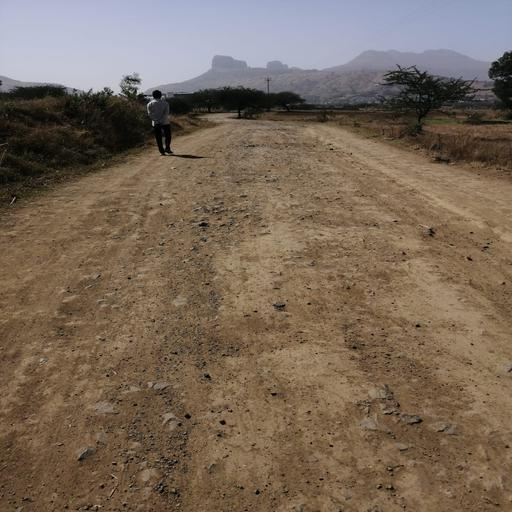
#> input picture Project/image13.jpg, 512 x 512 px, found by its file name
$ jupyter execute --allow-errors 'Unpaved Road Final Version 3.ipynb'
#> lines starting #> are read from the running program, lines starting #| are printed output that depends on the picture; after the words box and inside, x2 and y2 are one past the last pixel; in counts of white or black regions, pixels touching at a corner belong together
#> further down, img1 is the input picture: shape (512, 512, 3); mean B, G, R 89, 104.3, 120.7
[cell 1]
import numpy as np
import skimage.io as io
import skfuzzy as fuzz
import tensorflow as tf
import cv2 as cv
import matplotlib.pyplot as plt
import numpy as np
import skimage.io as io

[cell 2]
# Step 1: Vanishing line detection
def detect_vanishing_line(Ir_image):
    # Perform vanishing line detection using the normal distribution
    # Return the vanishing line coordinates
    gray=cv.cvtColor(img1, cv.COLOR_BGR2GRAY)
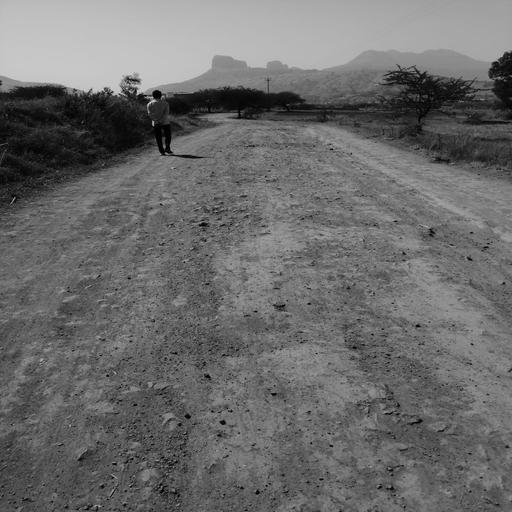
#> gray: shape (512, 512); min 0, max 220, mean 107.4
    edges=cv.Canny(gray,50,150,apertureSize=3)
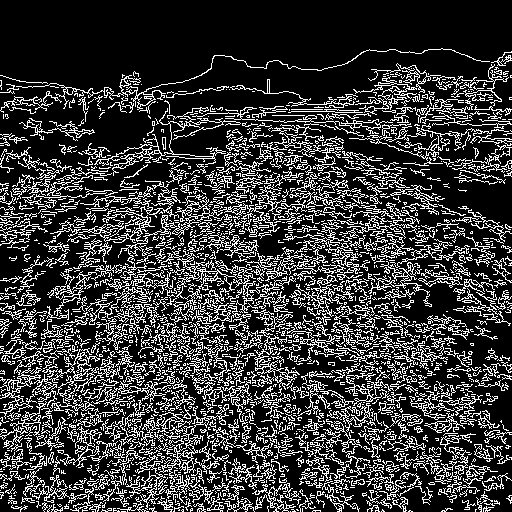
#> edges: shape (512, 512); 22.7% white in thin lines or dots
    lines = cv.HoughLines(edges, 1, np.pi/180, 250)
#> lines = 27 rows, first 8: [392, 0.785], [402, 0.785], [344, 0.785], [400, 0.785], [409, 0.785], [395, 0.785], [416, 0.785], [378, 0.785]
    for line in lines:
        rho, theta = line[0]
        a = np.cos(theta)
        b = np.sin(theta)
        x0 = a*rho
        y0 = b*rho
        x1 = int(x0 + 1000*(-b))
        y1 = int(y0 + 1000*(a))
        x2 = int(x0 - 1000*(-b))
        y2 = int(y0 - 1000*(a))
        cv.line(img1,(x1,y1),(x2,y2),(0,0,255),1)
#> this loop made 27 passes
#> (rho, theta, a, x0, y0, x1, y1, x2) on passes 1 to 12: (392, 0.785, 0.707, 277.2, 277.2, -429, 984, 984), (402, 0.785, 0.707, 284.3, 284.3, -422, 991, 991), (344, 0.785, 0.707, 243.2, 243.2, -463, 950, 950), (400, 0.785, 0.707, 282.8, 282.8, -424, 989, 989), (409, 0.785, 0.707, 289.2, 289.2, -417, 996, 996), (395, 0.785, 0.707, 279.3, 279.3, -427, 986, 986), (416, 0.785, 0.707, 294.2, 294.2, -412, 1001, 1001), (378, 0.785, 0.707, 267.3, 267.3, -439, 974, 974), (332, 0.785, 0.707, 234.8, 234.8, -472, 941, 941), (18, 2.36, -0.707, -12.73, 12.73, -719, -694, 694), (390, 0.785, 0.707, 275.8, 275.8, -431, 982, 982), (397, 0.785, 0.707, 280.7, 280.7, -426, 987, 987)
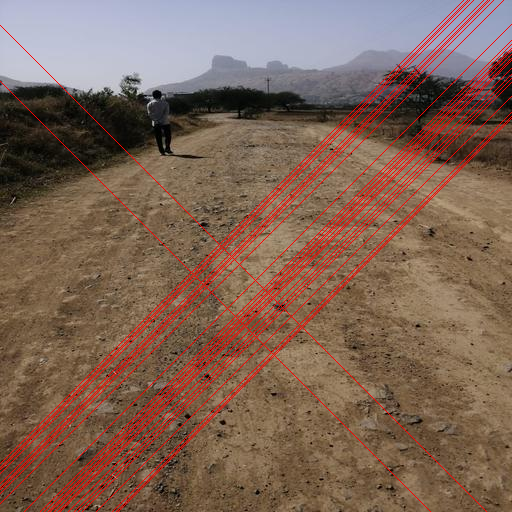
#> img1: shape (512, 512, 3); 4.68% of pixels changed, all inside (x1, y1, x2, y2) = (0, 0, 512, 512)
    vanishing_line = Ir_image

    return vanishing_line

[cell 3]
img1 = cv.imread('Image13.jpg')
vanishing_img=detect_vanishing_line(img1)
plt.imshow(vanishing_img)

[cell 4]
def segment_image(image):
    # Perform image segmentation using the double-Otsu algorithm
    # Return the segmented image
    gray = cv.cvtColor(image, cv.COLOR_BGR2GRAY)
    # Apply median filter for Smoothing the image
    gray = cv.medianBlur(gray, 5)
    # Apply double-Otsu thresholding to segment the image
    _, segmented_image = cv.threshold(gray, 0, 255, cv.THRESH_BINARY + cv.THRESH_OTSU)
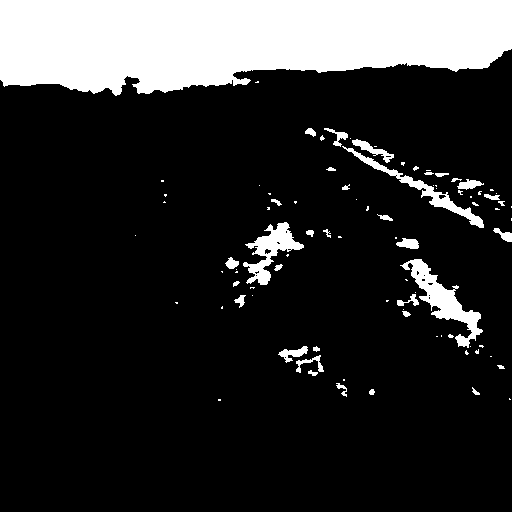
#> segmented_image: shape (512, 512); 17.8% white; 89 white regions (54 under 20 px), largest, box (x1, y1, x2, y2) and area: (0, 0, 512, 96) 39429, (400, 259, 483, 348) 1992, (243, 222, 304, 285) 1415

    return segmented_image

[cell 5]
# Step 2: Image segmentation
segmented_image = segment_image(vanishing_img)

# Display the segmented image
plt.imshow(segmented_image)

[cell 6]
# Remove small clusters
kernel = np.ones((5,5),np.uint8)
opening = cv.morphologyEx(segmented_image,cv.MORPH_OPEN,kernel, iterations = 3) #First perfom Erosion then Dilation
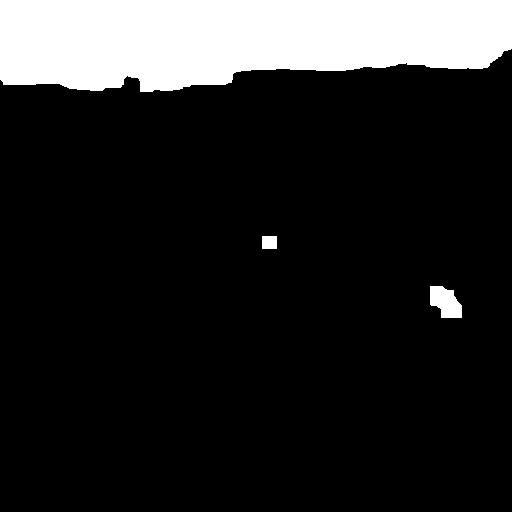
#> opening: shape (512, 512); 15.3% white; 3 white regions, box (x1, y1, x2, y2) and area: (0, 0, 512, 92) 39052, (430, 286, 462, 318) 743, (262, 236, 277, 249) 195

[cell 7]
plt.imshow(opening)

[cell 8]
# Fill in gaps
kernel = np.ones((8,8),np.uint8)
closing = cv.morphologyEx(opening,cv.MORPH_CLOSE,kernel, iterations = 1) #First perfom Dilation then Erosion
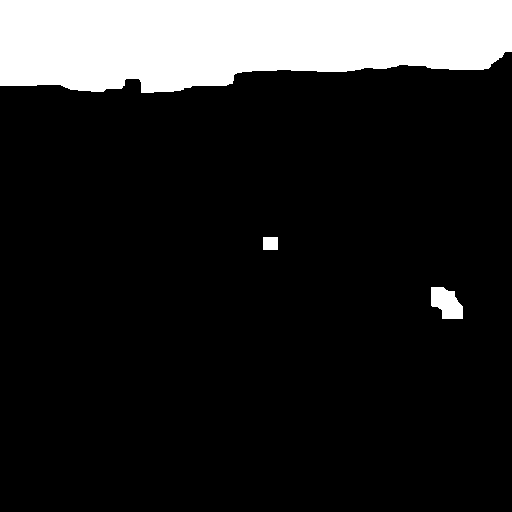
#> closing: shape (512, 512); 15.5% white; 3 white regions, box (x1, y1, x2, y2) and area: (0, 0, 512, 93) 39630, (431, 287, 463, 319) 743, (263, 237, 278, 250) 195

[cell 9]
plt.imshow(closing)

[cell 10]
# Load the image
image = cv.imread('Image12.jpg')
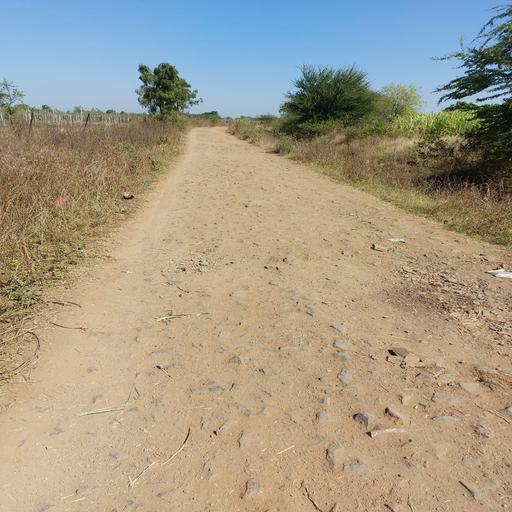
#> input picture Project/Image12.jpg, 512 x 512 px
#> image is the input picture: shape (512, 512, 3); mean B, G, R 136.5, 155, 164.2

# Preprocessing: Convert the image to grayscale
image_gray = io.imread('Image12.jpg', as_gray=True)
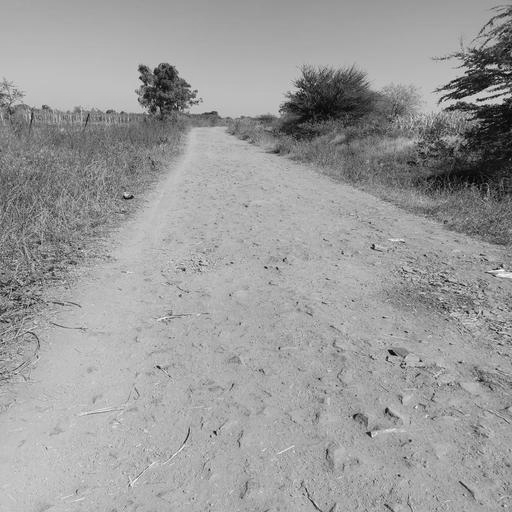
#> image_gray: shape (512, 512) float64; min 0.000833, max 0.995, mean 0.61


# Ensure single-dimensional entries are removed
image_gray = np.squeeze(image_gray)

# Print shape information for debugging
print('Image shape:', image.shape)
#| Image shape: (512, 512, 3)
print('Grayscale image shape:', image_gray.shape)
#| Grayscale image shape: (512, 512)

# Reshape the grayscale image to a 1D array
image_data = np.reshape(image_gray, (-1, 1))

# Print shape information for debugging
print('Image data shape:', image_data.shape)
#| Image data shape: (262144, 1)


# Set the number of clusters (desired segments)
num_clusters =5

# Set the fuzziness parameter
m = 2.0

# Apply Possibilistic C-Means clustering
#> (the rest of this cell did not finish here and is left out)

[cell 11]
io.imshow(image)
io.show()
# Display the segmented image
io.imshow(segmented_image)
io.show()

# Display the combined map
#> (the rest of this cell did not finish here and is left out)

[cell 12]
# Load the image
image = cv.imread('image13.jpg')

# Preprocessing: Convert the image to grayscale
image_gray = io.imread('image13.jpg', as_gray=True)
#> image_gray: shape (512, 512) float64; min 0, max 0.863, mean 0.418


# Single-dimensional entries are removed
image_gray = np.squeeze(image_gray)

# Print shape information
print('Image shape:', image.shape)
#| Image shape: (512, 512, 3)
print('Grayscale image shape:', image_gray.shape)
#| Grayscale image shape: (512, 512)

# Reshape the grayscale image to a 1D array
image_data = np.reshape(image_gray, (-1, 1))

# Print shape information
print('Image data shape:', image_data.shape)
#| Image data shape: (262144, 1)


# Set the number of clusters
num_clusters = 5

# Set the fuzziness parameter
m = 2.0

# Apply Possibilistic C-Means clustering
#> (the rest of this cell did not finish here and is left out)

[cell 13]
#Original Image
io.imshow(image)
io.show()
# Display the segmented image
io.imshow(segmented_image)
io.show()

# Display the combined map
#> (the rest of this cell did not finish here and is left out)

[cell 14]
import cv2
import numpy as np

# Load the image
image = cv2.imread('image13.jpg')

# Convert the image to grayscale
gray = cv2.cvtColor(image, cv2.COLOR_BGR2GRAY)

#gray=segmented_image


# Apply Gaussian blur to reduce noise
blurred = cv2.GaussianBlur(gray, (5, 5), 0)

# Apply Canny edge detection
edges = cv2.Canny(blurred, threshold1=80,threshold2=120)
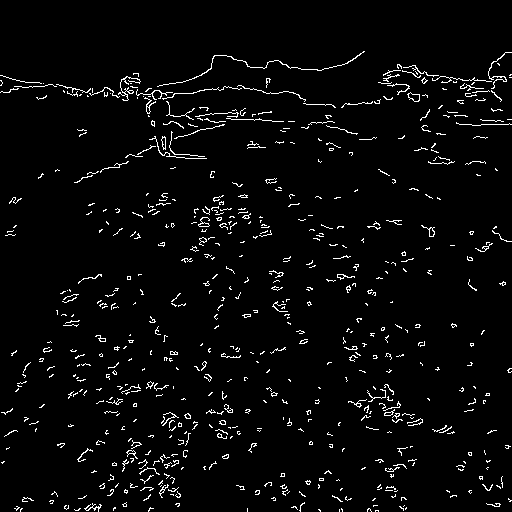
#> edges: shape (512, 512); 3.4% white in thin lines or dots


# Create a binary mask by thresholding the edge image
_, mask = cv2.threshold(edges, 0, 255, cv2.THRESH_BINARY)

# Apply the mask to the original image
masked_image = cv2.bitwise_and(image, image, mask=mask)
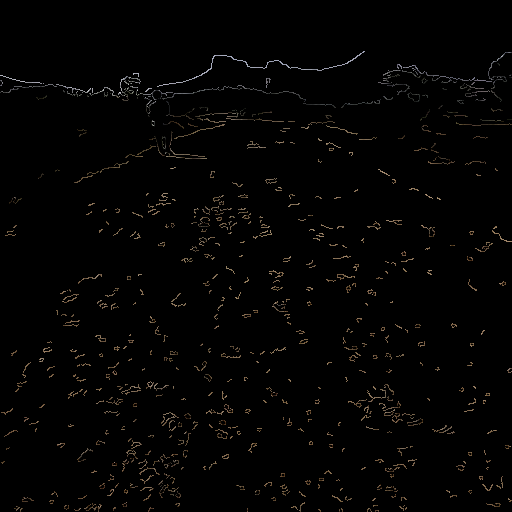
#> masked_image: shape (512, 512, 3); mean B, G, R 2.4, 3, 3.5

# Display the masked image with edges highlighted
cv2.imshow('Original Image with Edges', masked_image)
cv2.waitKey(0)
cv2.destroyAllWindows()
